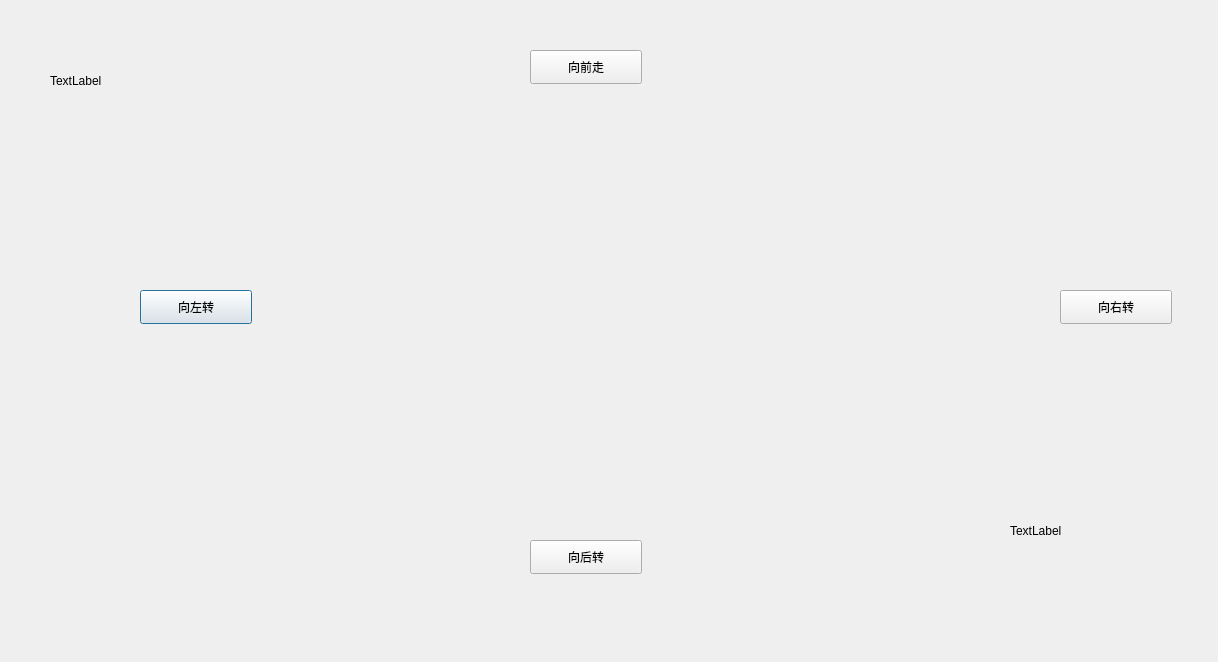
<?xml version="1.0" encoding="UTF-8"?>
<ui version="4.0">
 <class>Dialog</class>
 <widget class="QDialog" name="Dialog">
  <property name="geometry">
   <rect>
    <x>0</x>
    <y>0</y>
    <width>1218</width>
    <height>662</height>
   </rect>
  </property>
  <property name="windowTitle">
   <string>Dialog</string>
  </property>
  <widget class="QPushButton" name="pushButton">
   <property name="geometry">
    <rect>
     <x>140</x>
     <y>290</y>
     <width>112</width>
     <height>34</height>
    </rect>
   </property>
   <property name="text">
    <string>向左转</string>
   </property>
  </widget>
  <widget class="QPushButton" name="pushButton_2">
   <property name="geometry">
    <rect>
     <x>530</x>
     <y>50</y>
     <width>112</width>
     <height>34</height>
    </rect>
   </property>
   <property name="text">
    <string>向前走</string>
   </property>
  </widget>
  <widget class="QPushButton" name="pushButton_3">
   <property name="geometry">
    <rect>
     <x>1060</x>
     <y>290</y>
     <width>112</width>
     <height>34</height>
    </rect>
   </property>
   <property name="text">
    <string>向右转</string>
   </property>
  </widget>
  <widget class="QPushButton" name="pushButton_4">
   <property name="geometry">
    <rect>
     <x>530</x>
     <y>540</y>
     <width>112</width>
     <height>34</height>
    </rect>
   </property>
   <property name="text">
    <string>向后转</string>
   </property>
  </widget>
  <widget class="QLabel" name="label">
   <property name="geometry">
    <rect>
     <x>210</x>
     <y>120</y>
     <width>751</width>
     <height>371</height>
    </rect>
   </property>
   <property name="text">
    <string/>
   </property>
  </widget>
  <widget class="QLabel" name="label_2">
   <property name="geometry">
    <rect>
     <x>50</x>
     <y>50</y>
     <width>131</width>
     <height>61</height>
    </rect>
   </property>
   <property name="text">
    <string>TextLabel</string>
   </property>
  </widget>
  <widget class="QLabel" name="label_3">
   <property name="geometry">
    <rect>
     <x>1010</x>
     <y>450</y>
     <width>191</width>
     <height>161</height>
    </rect>
   </property>
   <property name="text">
    <string>TextLabel</string>
   </property>
  </widget>
 </widget>
 <resources/>
 <connections/>
</ui>
